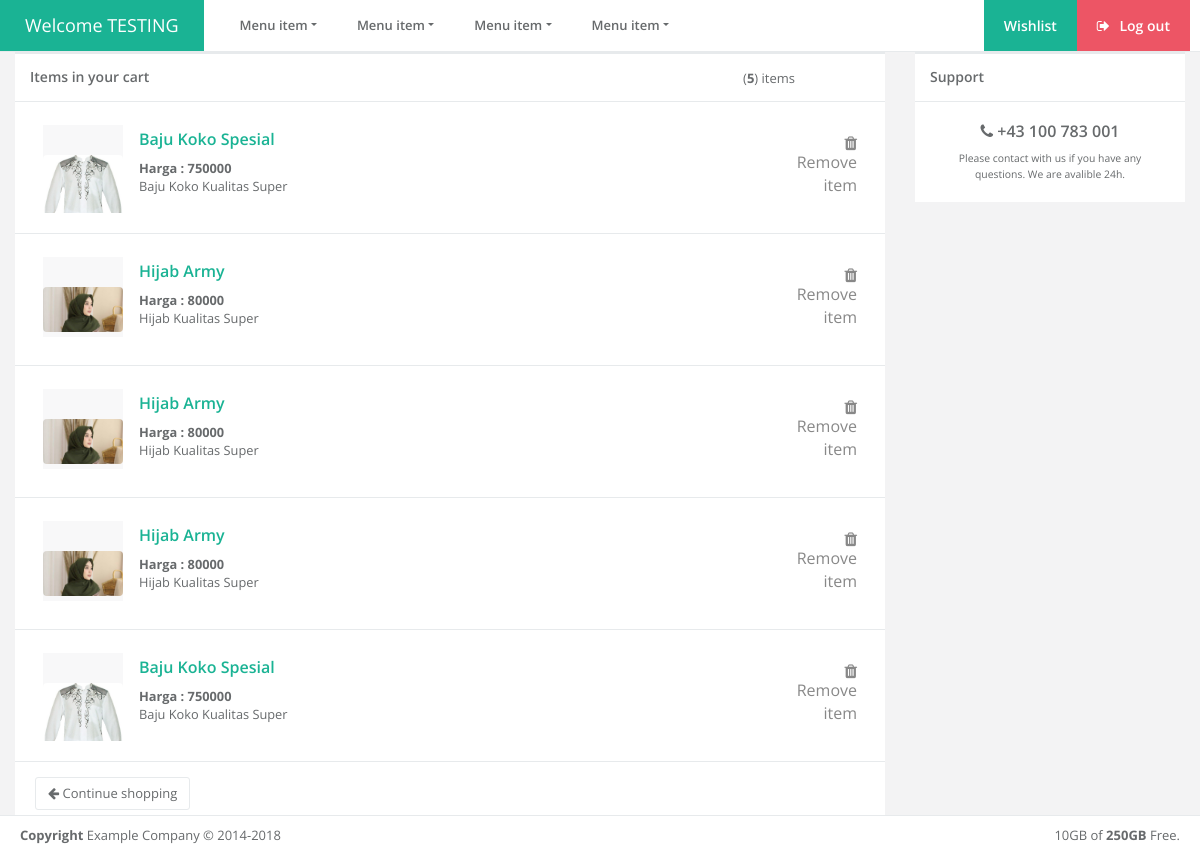
The app's page /views/wishlist_view.php (signed in) with its own data.
### tables this page shows
CREATE TABLE IF NOT EXISTS `wishlist` (
  `id_wishlist` int(11) NOT NULL AUTO_INCREMENT,
  `id_barang` int(11) NOT NULL,
  `id_user` int(11) NOT NULL,
  PRIMARY KEY (`id_wishlist`)
);

CREATE TABLE IF NOT EXISTS `gambar` (
  `id_barang` int(11) DEFAULT NULL,
  `foto` varchar(250) DEFAULT NULL
);

CREATE TABLE IF NOT EXISTS `barang` (
  `id` int(11) NOT NULL AUTO_INCREMENT,
  `nama_barang` varchar(150) NOT NULL DEFAULT '0',
  `id_tipe` int(11) NOT NULL DEFAULT '0',
  `harga` int(11) NOT NULL DEFAULT '0',
  `deskripsi` varchar(250) NOT NULL DEFAULT '0',
  `stok` int(11) DEFAULT NULL,
  PRIMARY KEY (`id`)
);

### views/wishlist_view.php (the view, shortened to what this page needs)
<?php
include "../config/koneksi.php";
$nama = $_SESSION['username'];
$id = $_SESSION['id'];
?>
<!DOCTYPE html>
<html>
<head>
    <link href="../css/bootstrap.min.css" rel="stylesheet">
    <link href="../font-awesome/css/font-awesome.css" rel="stylesheet">
    <link href="../css/animate.css" rel="stylesheet">
    <link href="../css/style.css" rel="stylesheet">
</head>
<body class="top-navigation">
    <div id="wrapper">
        <div id="page-wrapper" class="gray-bg">
            <div class="row border-bottom white-bg">
                <nav class="navbar navbar-expand-lg navbar-static-top" role="navigation">
                    <a href="#" class="navbar-brand">Welcome <?php echo $nama ?></a>
                    <div class="navbar-collapse collapse" id="navbar">
                        <ul class="nav navbar-nav mr-auto">
                            <li class="dropdown">
                                <a aria-expanded="false" role="button" href="#" class="dropdown-toggle" data-toggle="dropdown"> Menu item</a>
                            </li>
                            <li class="dropdown">
                                <a aria-expanded="false" role="button" href="#" class="dropdown-toggle" data-toggle="dropdown"> Menu item</a>
                            </li>
                            <li class="dropdown">
                                <a aria-expanded="false" role="button" href="#" class="dropdown-toggle" data-toggle="dropdown"> Menu item</a>
                            </li>
                            <li class="dropdown">
                                <a aria-expanded="false" role="button" href="#" class="dropdown-toggle" data-toggle="dropdown"> Menu item</a>
                            </li>
                        </ul>
                        <ul class="nav navbar-top-links navbar-right">
                            <li>
                                <a href="wishlist_view.php" class="bg-primary text-white">
                                    Wishlist
                                </a>
                            </li>
                            <li>
                                <a href="../action/login_controller.php?op=out" class="bg-danger text-white">
                                    <i class="fa fa-sign-out"></i> Log out
                                </a>
                            </li>
                        </ul>
                    </div>
                </nav>
            </div>
            <div class="row">
                <div class="col-md-9">
                    <div class="ibox">
                        <div class="ibox-title">
                            <span class="float-right">(<strong>5</strong>) items</span>
                            <h5>Items in your cart</h5>
                        </div>
                        <?php
                        include '../config/koneksi.php';
                        $query = "select * from wishlist join barang on wishlist.id_barang = barang.id where wishlist.id_user = '$id'";
                        $output = $koneksi->query($query);
                        while ($data = $output->fetch_array()) {
                            $idbarang = $data['id'];
                        ?>
                            <div class="ibox-content">
                                <div class="table-responsive">
                                    <table class="table shoping-cart-table">
                                        <tbody>
                                            <tr>
                                                <td width="90">
                                                    <div class="cart-product-imitation">
                                                        <?php
                                                        $query1 = "select * from gambar where id_barang = '$idbarang'";
                                                        $output1 = $koneksi->query($query1);
                                                        $gambar = $output1->fetch_array(); ?>
                                                        <img class="img-fluid rounded mx-auto d-block" src="../img/barang/<?php echo $gambar['foto'] ?>" alt="gambar">
                                                    </div>
                                                </td>
                                                <td class="desc">
                                                    <h3>
                                                        <a href="#" class="text-navy">
                                                            <?php echo $data['nama_barang'] ?>
                                                        </a>
                                                    </h3>
                                                    <dl class="small m-b-none">
                                                        <dt>Harga : <?php echo $data['harga'] ?></dt>
                                                        <dd><?php echo $data['deskripsi'] ?></dd>
                                                    </dl>
                                                </td>
                                                <td width="50">
                                                    <div class="m-t-sm">
                                                        <a href="../action/action_hapus_wishlist.php?id=<?php echo $data['id_wishlist'] ?>" class="text-muted"><i class="fa fa-trash"></i> Remove item</a>
                                                    </div>
                                                </td>
                                            </tr>
                                        </tbody>
                                    </table>
                                </div>
                            </div>
                        <?php } ?>
                        <div class="ibox-content">
                            <button class="btn btn-white" onclick="history.back();"><i class="fa fa-arrow-left"></i> Continue shopping</button>
                        </div>
                    </div>
                </div>
                <div class="col-md-3">
                    <div class="ibox">
                        <div class="ibox-title">
                            <h5>Support</h5>
                        </div>
                        <div class="ibox-content text-center">
                            <h3><i class="fa fa-phone"></i> +43 100 783 001</h3>
                            <span class="small">
                                Please contact with us if you have any questions. We are avalible 24h.
                            </span>
                        </div>
                    </div>
                </div>
            </div>
            <div class="footer">
                <div class="float-right">
                    10GB of <strong>250GB</strong> Free.
                </div>
                <div>
                    <strong>Copyright</strong> Example Company &copy; 2014-2018
                </div>
            </div>
        </div>
    </div>
</body>
</html>

### records on screen
wishlist: gambar.foto (picture), id_barang.nama_barang "Baju Koko Spesial", id_barang.harga "750000", id_barang.deskripsi "Baju Koko Kualitas Super"
wishlist: gambar.foto (picture), id_barang.nama_barang "Hijab Army", id_barang.harga "80000", id_barang.deskripsi "Hijab Kualitas Super"
wishlist: gambar.foto (picture), id_barang.nama_barang "Hijab Army", id_barang.harga "80000", id_barang.deskripsi "Hijab Kualitas Super"
wishlist: gambar.foto (picture), id_barang.nama_barang "Hijab Army", id_barang.harga "80000", id_barang.deskripsi "Hijab Kualitas Super"
wishlist: gambar.foto (picture), id_barang.nama_barang "Baju Koko Spesial", id_barang.harga "750000", id_barang.deskripsi "Baju Koko Kualitas Super"

### other values on screen
$nama "TESTING"
